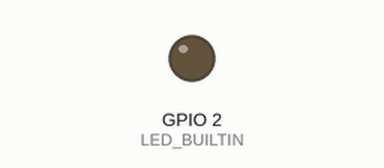
The sketch below on a simulated ESP8266 (NodeMCU). Shown: output pins drawn as LEDs (lit = HIGH, except the on-board LED, lit = LOW). WiFi joins after 1.5 s; servers stay silent unless stated; random numbers use the default seed unless the sketch sets one; web services answer with replies made up by the test bench; what the sketch prints to the serial monitor is not drawn.

Above: at 10.4 s.
At 18.3 s:
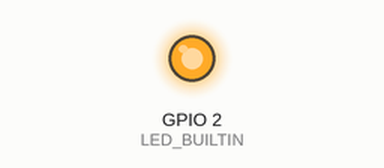
Timing chart, 0 to 30.4 s (numbered marks = the images above):
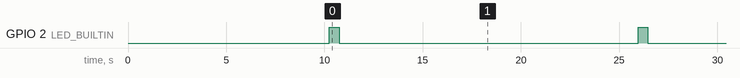

Measured:
- by itself, GPIO 2 (LED_BUILTIN): alternates HIGH for 0.50 s and LOW for 15.2 s

The sketch:

ProjetoESP8266.ino
```cpp
// Importa as bibliotecas especificas para o ESP-01S (baseado no ESP8266)
#include <ESP8266WiFi.h> // Biblioteca para gerenciar a conexão Wi-Fi no ESP8266
#include <ESP8266HTTPClient.h> // Biblioteca para realizar requisições HTTP no ESP8266

// Credenciais da rede Wi-Fi
const char* ssid = "linksys"; // Nome (SSID) da rede Wi-Fi
const char* password = ""; // Senha da rede Wi-Fi (em redes abertas, deixe vazio)
// Sua chave de escrita do ThingSpeak (deve ser gerada em sua conta ThingSpeak)
const char* apikey = "E4381YB3TM3DY9QF";

void setup() {
  // Inicializa digital pin LED_BUILTIN como output
  pinMode(LED_BUILTIN, OUTPUT);

  // Inicializa a comunicação serial com velocidade de 115200 bps (bits por segundo)
  Serial.begin(9600);

  // Inicia a conexão com o Wi-Fi usando as credenciais fornecidas
  WiFi.begin(ssid, password);

  Serial.println("Conectando ao Wi-Fi...");
  // Aguarda até que a conexão com o Wi-Fi seja estabelecida
  while (WiFi.status() != WL_CONNECTED) {
    delay(10000); // Espera 10 segundos antes de verificar novamente
    Serial.print("."); // Imprime um ponto na saída serial a cada tentativa
  }

  // Quando conectado, imprime a mensagem de sucesso
  Serial.println("Wi-Fi conectado!");
}

void loop() {
  // Verifica se o dispositivo ainda está conectado ao Wi-Fi
  if (WiFi.status() == WL_CONNECTED) {
    WiFiClient client; // Cria um objeto WiFiClient necessário para conexões HTTP no ESP8266
    HTTPClient http; // Cria um objeto HTTPClient para enviar requisições HTTP

    // Simula a leitura de temperatura (gera um número aleatório entre 20.0°C e 30.0°C)
    float temperatura = random(200, 300) / 10.0;

    // Monta a URL para enviar dados ao ThingSpeak
    String url = "http://api.thingspeak.com/update?api_key=";
    url += apikey; // Adiciona a chave de API à URL
    url += "&field1=" + String(temperatura); // Adiciona o valor de temperatura ao campo "field1"

    // Imprime a URL gerada no monitor serial (útil para depuração)
    Serial.println("Enviando: " + url);

    // Inicia a requisição HTTP usando o objeto "client" e a URL gerada
    http.begin(client, url);

    // Executa a requisição HTTP GET e armazena o código de resposta
    int httpResponseCode = http.GET();

    // Verifica se a requisição foi bem-sucedida (código 200 indica sucesso)
    if (httpResponseCode > 0) {
      Serial.println("Resposta do servidor: " + String(httpResponseCode));
    } else {
      // Em caso de erro, imprime a mensagem correspondente
      Serial.println("Erro ao enviar: " + http.errorToString(httpResponseCode));
    }

    // Finaliza a conexão HTTP (libera recursos)
    http.end();

    digitalWrite(LED_BUILTIN, HIGH);
    delay(500);
    digitalWrite(LED_BUILTIN, LOW);

    // Aguarda 15 segundos antes de enviar novamente (limitação do plano gratuito do ThingSpeak)
    delay(15000);
  }
}
```
